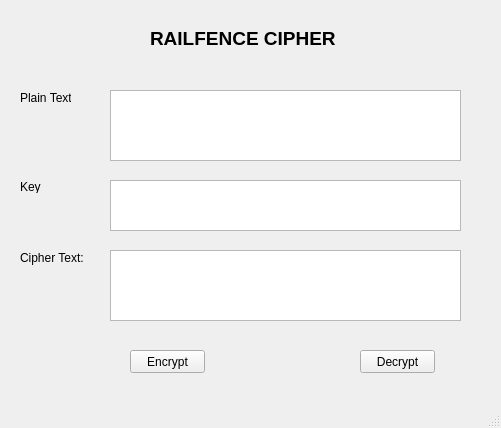
<?xml version="1.0" encoding="UTF-8"?>
<ui version="4.0">
 <class>MainWindow</class>
 <widget class="QMainWindow" name="MainWindow">
  <property name="geometry">
   <rect>
    <x>0</x>
    <y>0</y>
    <width>501</width>
    <height>428</height>
   </rect>
  </property>
  <property name="windowTitle">
   <string>MainWindow</string>
  </property>
  <widget class="QWidget" name="centralwidget">
   <widget class="QPushButton" name="btn_encrypt">
    <property name="geometry">
     <rect>
      <x>130</x>
      <y>350</y>
      <width>75</width>
      <height>23</height>
     </rect>
    </property>
    <property name="text">
     <string>Encrypt</string>
    </property>
   </widget>
   <widget class="QPushButton" name="btn_decrypt">
    <property name="geometry">
     <rect>
      <x>360</x>
      <y>350</y>
      <width>75</width>
      <height>23</height>
     </rect>
    </property>
    <property name="text">
     <string>Decrypt</string>
    </property>
   </widget>
   <widget class="QPlainTextEdit" name="txt_plain_text">
    <property name="geometry">
     <rect>
      <x>110</x>
      <y>90</y>
      <width>351</width>
      <height>71</height>
     </rect>
    </property>
   </widget>
   <widget class="QPlainTextEdit" name="txt_cipher_text">
    <property name="geometry">
     <rect>
      <x>110</x>
      <y>250</y>
      <width>351</width>
      <height>71</height>
     </rect>
    </property>
   </widget>
   <widget class="QTextEdit" name="txt_key">
    <property name="geometry">
     <rect>
      <x>110</x>
      <y>180</y>
      <width>351</width>
      <height>51</height>
     </rect>
    </property>
   </widget>
   <widget class="QLabel" name="plaintext">
    <property name="geometry">
     <rect>
      <x>20</x>
      <y>90</y>
      <width>51</width>
      <height>16</height>
     </rect>
    </property>
    <property name="text">
     <string>Plain Text:</string>
    </property>
   </widget>
   <widget class="QLabel" name="key">
    <property name="geometry">
     <rect>
      <x>20</x>
      <y>180</y>
      <width>47</width>
      <height>13</height>
     </rect>
    </property>
    <property name="text">
     <string>Key</string>
    </property>
   </widget>
   <widget class="QLabel" name="ciphertext">
    <property name="geometry">
     <rect>
      <x>20</x>
      <y>250</y>
      <width>71</width>
      <height>16</height>
     </rect>
    </property>
    <property name="text">
     <string>Cipher Text:</string>
    </property>
   </widget>
   <widget class="QLabel" name="label_4">
    <property name="geometry">
     <rect>
      <x>150</x>
      <y>30</y>
      <width>201</width>
      <height>16</height>
     </rect>
    </property>
    <property name="font">
     <font>
      <pointsize>14</pointsize>
      <weight>75</weight>
      <bold>true</bold>
     </font>
    </property>
    <property name="text">
     <string>RAILFENCE CIPHER</string>
    </property>
   </widget>
  </widget>
  <widget class="QMenuBar" name="menubar">
   <property name="geometry">
    <rect>
     <x>0</x>
     <y>0</y>
     <width>501</width>
     <height>21</height>
    </rect>
   </property>
  </widget>
  <widget class="QStatusBar" name="statusbar"/>
 </widget>
 <resources/>
 <connections/>
</ui>
